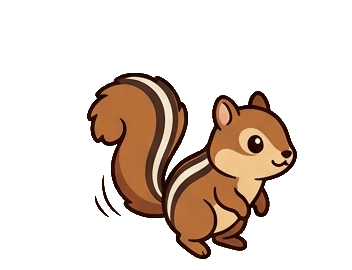
#> input picture theme_squirrel/assets/idle.gif, 352 x 270 px, found by its file name; its folder holds 8 pictures in this run
$ python normalize.py
#> lines starting #> are read from the running program, lines starting #| are printed output that depends on the picture; after the words box and inside, x2 and y2 are one past the last pixel; in counts of white or black regions, pixels touching at a corner belong together
### tools/states.py
"""기존 4프레임(frames/f0~f3.png)만으로 '가능' 판정 7개 상태 시험 GIF를 만든다.
파츠(꼬리·머리·귀)는 부드러운 마스크 회전 워프, 눈은 덧칠, 이펙트·소품은 코드로 그려 얹는다."""
import os, math
import numpy as np, cv2
from PIL import Image, ImageDraw

HERE = os.path.dirname(os.path.abspath(__file__))
ROOT = os.path.dirname(HERE)
OUT = os.path.join(ROOT, 'test_states')
os.makedirs(OUT, exist_ok=True)

CW, CH = 352, 270
PR, PB = 52, 8          # 오른쪽·아래 여백 (위·왼쪽은 남는 공간)
DARK = (74, 42, 26, 255)
SS = 3                  # 이펙트 슈퍼샘플

def load(i):
    return Image.open(os.path.join(ROOT, 'frames', f'f{i}.png')).convert('RGBA')

# [113 lines left out: functions place, premul, unpremul, rot_warp, affine, ring_color and 4 more, not called in this run]

# ───────────── 프레임별 좌표 (격자 확인값, 소스 좌표) ─────────────
F1 = dict(
    tail=[(-90, -70), (112, -70), (112, 62), (98, 95), (86, 125), (82, 150), (-90, 150)], tail_pivot=(82, 136),
    head=[(118, 15), (214, 15), (214, 112), (160, 118), (120, 100)], head_pivot=(140, 106),
    earL=[(124, 14), (156, 14), (156, 52), (124, 52)], earL_pivot=(140, 54),
    earR=[(158, 12), (194, 12), (194, 42), (158, 42)], earR_pivot=(176, 44),
    eye=(172, 71), eye_r=8, feet=(130, 188))
F3 = dict(
    tail=[(-90, -70), (120, -70), (120, 94), (100, 99), (82, 108), (70, 120), (62, 130), (58, 152), (-90, 152)], tail_pivot=(66, 138),
    head=[(126, 66), (222, 66), (222, 172), (150, 178), (128, 150)], head_pivot=(142, 150),
    eye=(178, 122), eye_r=9, feet=(140, 200))

def shift_pts(pts, ox, oy):
    return [(x + ox, y + oy) for x, y in pts]

# [148 lines left out: functions prep, tail_head, idle, thinking, notification, happy and 2 more, not called in this run]

STATES = [('idle', idle), ('thinking', thinking), ('notification', notification), ('happy', happy),
          ('carrying', carrying), ('sweeping', sweeping)]

def save_gif(name, frames):
    imgs = [Image.fromarray(f) for f, _ in frames]
    durs = [d for _, d in frames]
    # 공유 팔레트(깜빡임 방지)
    mont = Image.new('RGB', (CW * min(len(imgs), 6), CH))
    for i, im in enumerate([imgs[j] for j in sorted(set(int(round(q * (len(imgs) - 1) / 5)) for q in range(6)))]):
        bg = Image.new('RGB', im.size, (200, 150, 100)); bg.paste(im, (0, 0), im); mont.paste(bg, (i * CW, 0))
    pal = mont.quantize(255, dither=Image.NONE)
    ps = []
    for im in imgs:
        al = np.array(im)[..., 3]
        rgb = Image.new('RGB', im.size, (200, 150, 100)); rgb.paste(im, (0, 0), im)
        q = rgb.quantize(palette=pal, dither=Image.NONE)
        arr = np.array(q); arr[al < 128] = 255
        p = Image.fromarray(arr, 'P'); p.putpalette(pal.getpalette()[:765] + [0, 0, 0]); p.info['transparency'] = 255
        ps.append(p)
    ps[0].save(os.path.join(OUT, name + '.gif'), save_all=True, append_images=ps[1:], duration=durs,
               loop=0, transparency=255, disposal=2, optimize=False)
    # 키프레임 시트
    n = len(imgs); pick = sorted(set(int(round(i * (n - 1) / 5)) for i in range(6)))
    sheet = Image.new('RGB', (len(pick) * (CW // 2), CH // 2), (58, 58, 68))
    for j, i in enumerate(pick):
        sm = imgs[i].resize((CW // 2, CH // 2), Image.LANCZOS); sheet.paste(sm, (j * (CW // 2), 0), sm)
    sheet.save(os.path.join(OUT, name + '_keys.png'))
    return n

# [6 lines that do not run on import are left out]

### tools/normalize.py
"""모든 상태 GIF를 idle 기준으로 위치·크기·색을 맞춰 theme_squirrel/assets 에 저장한다.
- 서 있는 컷: 꼬리 영역 마스크를 기준 컷과 템플릿 매칭해 (크기, 이동량)을 구한다.
- 엎드린 컷(sleeping): 크기 1.0, 바닥·가운데만 맞춘다.
- 색: 꼬리 영역 중앙 색을 idle 과 같게 보정한다."""
import os, sys, numpy as np, cv2
from PIL import Image
import states as S

TEST = os.path.join(S.ROOT, 'test_states')
OUTD = os.path.join(S.ROOT, 'theme_squirrel', 'assets')
W, H = 352, 270

# (출력 이름, 원본 GIF, 추정에 쓸 프레임 번호(-1=마지막), 방식)
JOBS = [
    ('idle', 'idle.gif', 0, 'match'),
    ('thinking', 'thinking_g.gif', 0, 'match'),
    ('working', 'typing.gif', 0, 'match'),
    ('notification', 'notification_g.gif', 0, 'match'),
    ('attention', 'happy.gif', 0, 'match'),
    ('error', 'error_lying.gif', 0, 'fixed:0.92:14:19'),
    ('react-drag', '@run.gif', 0, 'match'),
    ('sleeping', 'sleeping.gif', 0, 'lying'),
    ('waking', 'waking.gif', -1, 'match'),
    ('building', 'building.gif', 0, 'match'),
    ('conducting', 'conducting.gif', 0, 'match'),
    ('carrying', 'carrying.gif', 0, 'match'),
]

def decode(path):
    g = Image.open(path); out = []
    for i in range(g.n_frames):
        g.seek(i); out.append((np.array(g.convert('RGBA')), g.info.get('duration', 100)))
    return out

def mask(a): return (a[..., 3] > 128)

def bbox(m):
    ys, xs = np.where(m); return xs.min(), xs.max(), ys.min(), ys.max()

def tail_region(m, frac=0.35):
    x0, x1, y0, y1 = bbox(m)
    return x0, y0, int((x1 - x0) * frac), y1 - y0 + 1, (x0, x1, y0, y1)

def tail_color(a, m):
    x0, x1, y0, y1 = bbox(m)
    reg = a[:, x0:x0 + int((x1 - x0) * 0.35)]; mm = reg[..., 3] > 250
    return np.median(reg[mm][:, :3], axis=0)

def estimate(ref_a, a):
    rm = mask(ref_a); tx0, ty0, tw, th, _ = tail_region(rm)
    T = rm[ty0:ty0 + th, tx0:tx0 + tw].astype(np.float32)
    best = None
    PAD = 60
    for sc in np.arange(0.86, 1.16, 0.01):
        m = cv2.resize(mask(a).astype(np.float32), None, fx=sc, fy=sc, interpolation=cv2.INTER_LINEAR)
        P = np.zeros((m.shape[0] + 2 * PAD, m.shape[1] + 2 * PAD), np.float32)
        P[PAD:PAD + m.shape[0], PAD:PAD + m.shape[1]] = m
        if P.shape[0] < T.shape[0] or P.shape[1] < T.shape[1]: continue
        r = cv2.matchTemplate(P, T, cv2.TM_CCOEFF_NORMED)
        inter = cv2.matchTemplate(P, T, cv2.TM_CCORR)           # 겹친 픽셀 수
        r = np.where(inter >= 0.6 * T.sum(), r, -1)             # 겹침이 부족한 위치는 무효
        _, mx, _, loc = cv2.minMaxLoc(r)
        if best is None or mx > best[0]:
            best = (mx, sc, tx0 - (loc[0] - PAD), ty0 - (loc[1] - PAD))
    return best[1], best[2], best[3], best[0]

def eye_d(a):
    rgb = a[..., :3].astype(int); al = a[..., 3] > 200
    dark = (rgb.sum(2) < 200) & al
    n, lab, st, _ = cv2.connectedComponentsWithStats(dark.astype(np.uint8), connectivity=8)
    best = None
    for i in range(1, n):
        x, y, w, h, ar = st[i]
        if 40 < ar < 1500 and 0.7 < w / h < 1.4 and ar / (w * h) > 0.6:
            if best is None or ar > best[0]: best = (ar, (w + h) / 2)
    return best[1] if best else None

def apply(a, sc, dx, dy, gain):
    f = a.astype(np.float32); f[..., :3] *= f[..., 3:4] / 255
    M = np.array([[sc, 0, dx], [0, sc, dy]], np.float32)
    o = cv2.warpAffine(f, M, (W, H), flags=cv2.INTER_LINEAR, borderMode=cv2.BORDER_CONSTANT, borderValue=0)
    al = o[..., 3:4]; rgb = np.where(al > 0.5, o[..., :3] * 255 / np.maximum(al, 1e-3), 0)
    lum = rgb.mean(2, keepdims=True)
    w = np.clip((lum - 50) / 90.0, 0, 1)                       # 어두운 윤곽선은 색을 거의 건드리지 않음
    rgb = np.clip(rgb * (1 + (np.asarray(gain) - 1) * w), 0, 255)
    return np.dstack([rgb, np.clip(al, 0, 255)]).astype(np.uint8)

def main():
    os.makedirs(OUTD, exist_ok=True)
    ref = decode(os.path.join(TEST, 'idle.gif'))[0][0]
#> in decode, g is the input picture: PIL image 352x270 P; mean R, G, B, A 35.4, 23.4, 15.1, 62
#> after the loop in decode, `for i in range(g.n_frames):`: out = 16 items
    rm = mask(ref); rx0, rx1, ry0, ry1 = bbox(rm); rcol = tail_color(ref, rm)
#> in mask, `def mask(a): return (a[..., 3] > 128)`:
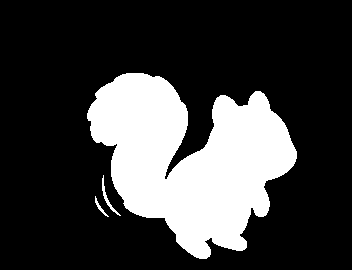
#> returned value: shape (270, 352) bool; 24.3% white; 3 white regions, box (x1, y1, x2, y2) and area: (87, 73, 297, 259) 22937, (102, 175, 121, 216) 117, (95, 196, 109, 217) 59
#> after `rx0, rx1, ry0, ry1 = bbox(rm)`: rx0 = 87; rx1 = 296; ry0 = 73; ry1 = 258
#> in tail_color, `x0, x1, y0, y1 = bbox(m)`: x0 = 87; x1 = 296; y0 = 73; y1 = 258
#> in tail_color, `mm = reg[..., 3] > 250`:
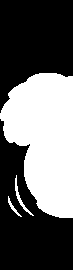
#> mm: shape (270, 73) bool; 39.5% white; 3 white regions, box (x1, y1, x2, y2) and area: (0, 73, 73, 218) 7612, (15, 175, 34, 216) 117, (8, 196, 22, 217) 59
#> after `rcol = tail_color(ref, rm)`: rcol = [180, 109, 56]
    global REF_EYE
    REF_EYE = eye_d(ref)
#> in eye_d, `dark = (rgb.sum(2) < 200) & al`: dark: shape (270, 352) bool; 7.8% white; 6 white regions, box (x1, y1, x2, y2) and area: (87, 73, 297, 259) 6994, (248, 135, 263, 153) 195, (102, 176, 121, 216) 95, (281, 150, 292, 158) 63, (223, 102, 232, 125) 58, (95, 196, 109, 217) 52
#> in eye_d, `n, lab, st, _ = cv2.connectedComponentsWithStats(dark.astype(np.uint8)..`:
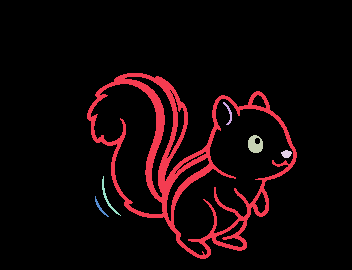
#> lab: shape (270, 352) int32; 7 distinct labels, from 0 to 6; one colour per label, 0 black
#> in eye_d, `n, lab, st, _ = cv2.connectedComponentsWithStats(dark.astype(np.uint8)..`: n = 7; st = [[0, 0, 352, 270, 87583], [87, 73, 210, 186, 6994], [223, 102, 9, 23, 58], [248, 135, 15, 18, 195], [281, 150, 11, 8, 63], [102, 176, 19, 40, 95], [95, 196, 14, 21, 52]]
#> the loop in eye_d, `for i in range(1, n):` made 6 passes
#> (x, y, w, h, ar, best) on pass 3: (248, 135, 15, 18, 195, (195, 16.5))
#> REF_EYE = 16.5
    print('기준 눈 지름 %.1fpx' % REF_EYE)
#| 기준 눈 지름 16.5px
    print('기준 idle: 바닥 y=%d  중심 x=%d  꼬리색=%s' % (ry1, (rx0 + rx1) // 2, rcol.astype(int)))
#| 기준 idle: 바닥 y=258  중심 x=191  꼬리색=[180 109  56]
    S.OUT = OUTD
    report = []
    for name, src, idx, mode in JOBS:
        fr = decode(os.path.join(S.ROOT, src[1:]) if src.startswith('@') else os.path.join(TEST, src))
        est = fr[idx][0]
        em = mask(est)
        if mode.startswith('fixed'):
            _, a_, b_, c_ = mode.split(':'); sc, dx, dy, score = float(a_), int(b_), int(c_), 1.0
        elif mode == 'match':
            sc, dx, dy, score = estimate(ref, est)
#> in tail_region, `x0, x1, y0, y1 = bbox(m)`: x0 = 87; x1 = 296; y0 = 73; y1 = 258
#> in estimate, `tx0, ty0, tw, th, _ = tail_region(rm)`: tx0 = 87; ty0 = 73; th = 186
#> in estimate, `T = rm[ty0:ty0 + th, tx0:tx0 + tw].astype(np.float32)`:
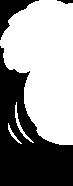
#> T: shape (186, 73) float32; values 0 (black) and 1 (white), 57.4% white; 3 black regions, box (x1, y1, x2, y2) and area: (0, 46, 73, 186) 5199, (0, 0, 39, 40) 550, (57, 0, 73, 4) 41
#> the loop in estimate, `for sc in np.arange(0.86, 1.16, 0.01):` made 30 passes
#> (sc, mx, loc, best) on passes 1 to 12: (0.86, 0.821, (135, 117), (0.821, 0.86, 12, 16)), (0.87, 0.832, (135, 117), (0.832, 0.87, 12, 16)), (0.88, 0.842, (136, 118), (0.842, 0.88, 11, 15)), (0.89, 0.852, (137, 120), (0.852, 0.89, 10, 13)), (0.9, 0.864, (138, 121), (0.864, 0.9, 9, 12)), (0.91, 0.874, (139, 122), (0.874, 0.91, 8, 11)), (0.92, 0.886, (140, 123), (0.886, 0.92, 7, 10)), (0.93, 0.898, (141, 124), (0.898, 0.93, 6, 9)), (0.94, 0.912, (142, 125), (0.912, 0.94, 5, 8)), (0.95, 0.926, (143, 126), (0.926, 0.95, 4, 7)), (0.96, 0.941, (143, 127), (0.941, 0.96, 4, 6)), (0.97, 0.957, (144, 128), (0.957, 0.97, 3, 5))
#> (sc, mx, loc) on passes 16 to 21: (1.01, 0.989, (148, 135)), (1.02, 0.977, (149, 136)), (1.03, 0.966, (150, 138)), (1.04, 0.956, (151, 140)), (1.05, 0.946, (152, 142)), (1.06, 0.937, (153, 144))
#> pass 1, in estimate, `inter = cv2.matchTemplate(P, T, cv2.TM_CCORR)`:
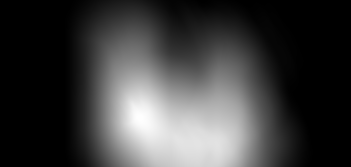
#> inter: shape (167, 351) float32; min -0.00122, max 6818.6, mean 1659.6; drawn with min black and max white
#> after the loop in estimate, `for sc in np.arange(0.86, 1.16, 0.01):`:
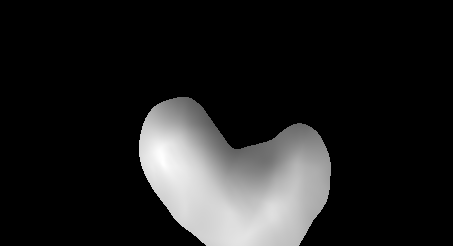
#> r: shape (246, 453) float32; min -1, max 0.863, mean -0.76; drawn with min black and max white
#> sc = 1; dx = 0; dy = 0; score = 1
            if score < 0.6: print('  주의: %s 매칭 점수 낮음 %.2f' % (name, score))
        else:
            sc = 1.0; x0, x1, y0, y1 = bbox(em)
            dx = (rx0 + rx1) // 2 - (x0 + x1) // 2; dy = ry1 - y1; score = 0
        if mode == 'match' and name != 'idle':
            e = eye_d(est)
            if e:
                f = float(np.clip(REF_EYE / (e * sc), 0.82, 1.12))      # 눈 지름을 idle 과 같게
                sc2 = sc * f
                tmp0 = apply(est, sc2, 0, 0, 1.0); bx0 = bbox(mask(tmp0))[0]
                print('   %s: 눈 %.1fpx → 크기 %.2f→%.2f' % (name, e * sc, sc, sc2))
                sc, dx = sc2, rx0 - bx0                                    # 꼬리 왼쪽 끝은 idle 과 같게
        # 크기 변환 뒤 위치를 바닥 기준선 y 로 한 번 더 정확히 맞춘다(발이 뜨거나 가라앉지 않게)
        tmp = apply(est, sc, dx, dy, 1.0); tm = mask(tmp); _, _, _, ty1 = bbox(tm)
#> in apply, `M = np.array([[sc, 0, dx], [0, sc, dy]], np.float32)`: M = [[1, 0, 0], [0, 1, 0]]
#> after `_, _, _, ty1 = bbox(tm)`: ty1 = 258
        dy += ry1 - ty1
        gain = rcol / np.maximum(tail_color(est, em), 1)
#> gain = [1, 1, 1]
        out = [(apply(a, sc, dx, dy, gain), d) for a, d in fr]
#> in apply (call 3), `al = o[..., 3:4]`: al: shape (270, 352, 1) float32; 24.4% white; 3 white regions, box (x1, y1, x2, y2) and area: (90, 71, 297, 259) 23056, (103, 173, 120, 214) 115, (95, 194, 108, 215) 59
#> in apply (call 4), `al = o[..., 3:4]`: al: shape (270, 352, 1) float32; 24.4% white; 3 white regions, box (x1, y1, x2, y2) and area: (92, 69, 297, 259) 23052, (103, 171, 120, 213) 119, (95, 192, 108, 213) 56
#> in apply (call 5), `al = o[..., 3:4]`: al: shape (270, 352, 1) float32; 24.5% white; 3 white regions, box (x1, y1, x2, y2) and area: (94, 68, 297, 259) 23117, (103, 170, 120, 212) 117, (96, 190, 108, 212) 57
#> in apply (call 6), `al = o[..., 3:4]`:
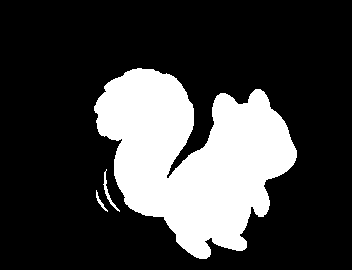
#> al: shape (270, 352, 1) float32; 24.5% white; 3 white regions, box (x1, y1, x2, y2) and area: (94, 68, 297, 259) 23102, (103, 169, 120, 212) 119, (96, 190, 108, 212) 59
#> out = 16 items
        n = S.save_gif(name, out)
#> in save_gif, `durs = [d for _, d in frames]`: durs = [120, 120, 120, 120, 120, 120, 120, 120, 120, 120, 120, 120, 120, 120, 120, 120]
#> the loop in save_gif, `for i, im in enumerate([imgs[j] for j in sorted(set(int(round(q * (len..` made 6 passes
#> the loop in save_gif, `for im in imgs:` made 16 passes
#> after the loop in save_gif, `for im in imgs:`: p.info = {'transparency': 255}; ps = 16 items
#> in save_gif, `n = len(imgs)`: n = 16
#> in save_gif, `pick = sorted(set((int(round(i * (n - 1) / 5)) for i in range(6))))`: pick = [0, 3, 6, 9, 12, 15]
#> the loop in save_gif, `for j, i in enumerate(pick):` made 6 passes
#> i on passes 1 to 6: 0, 3, 6, 9, 12, 15
#> n = 16
        k = os.path.join(OUTD, name + '_keys.png')
        if os.path.exists(k): os.remove(k)
        report.append((name, sc, dx, dy, score, gain))
        print('%-13s 크기 %.2f  이동(%+d,%+d)  매칭 %.2f  색보정 %s  프레임 %d' % (name, sc, dx, dy, score, np.round(gain, 2), n))
#| idle          크기 1.00  이동(+0,+0)  매칭 1.00  색보정 [1. 1. 1.]  프레임 16

if __name__ == '__main__':
#> (the run stopped early here; a loop or call above may not have finished)
